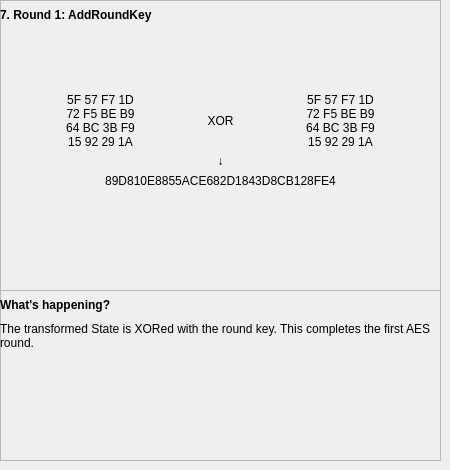
        <widget class="QWidget" name="pg_eaespg7">
         <widget class="QFrame" name="fr_eaesmn7">
          <property name="geometry">
           <rect>
            <x>0</x>
            <y>0</y>
            <width>441</width>
            <height>291</height>
           </rect>
          </property>
          <property name="frameShape">
           <enum>QFrame::StyledPanel</enum>
          </property>
          <property name="frameShadow">
           <enum>QFrame::Raised</enum>
          </property>
          <widget class="QLabel" name="lbl_eaesmn7_ark">
           <property name="geometry">
            <rect>
             <x>0</x>
             <y>0</y>
             <width>221</width>
             <height>31</height>
            </rect>
           </property>
           <property name="text">
            <string>&lt;html&gt;&lt;head/&gt;&lt;body&gt;&lt;p&gt;&lt;span style=&quot; font-size:9pt; font-weight:600;&quot;&gt;7. Round 1: AddRoundKey&lt;/span&gt;&lt;/p&gt;&lt;/body&gt;&lt;/html&gt;</string>
           </property>
           <property name="alignment">
            <set>Qt::AlignLeading|Qt::AlignLeft|Qt::AlignVCenter</set>
           </property>
          </widget>
          <widget class="QLabel" name="lbl_eaesmn7_st">
           <property name="geometry">
            <rect>
             <x>0</x>
             <y>90</y>
             <width>201</width>
             <height>61</height>
            </rect>
           </property>
           <property name="text">
            <string>5F 57 F7 1D
72 F5 BE B9
64 BC 3B F9
15 92 29 1A</string>
           </property>
           <property name="alignment">
            <set>Qt::AlignCenter</set>
           </property>
          </widget>
          <widget class="QLabel" name="lbl_eaesmn7_k">
           <property name="geometry">
            <rect>
             <x>240</x>
             <y>90</y>
             <width>201</width>
             <height>61</height>
            </rect>
           </property>
           <property name="text">
            <string>5F 57 F7 1D
72 F5 BE B9
64 BC 3B F9
15 92 29 1A</string>
           </property>
           <property name="alignment">
            <set>Qt::AlignCenter</set>
           </property>
          </widget>
          <widget class="QLabel" name="lbl_eaesmn7_xor">
           <property name="geometry">
            <rect>
             <x>200</x>
             <y>110</y>
             <width>41</width>
             <height>21</height>
            </rect>
           </property>
           <property name="text">
            <string>XOR</string>
           </property>
           <property name="alignment">
            <set>Qt::AlignCenter</set>
           </property>
          </widget>
          <widget class="QLabel" name="lbl_eaesmn7_ar">
           <property name="geometry">
            <rect>
             <x>0</x>
             <y>150</y>
             <width>441</width>
             <height>21</height>
            </rect>
           </property>
           <property name="text">
            <string>↓</string>
           </property>
           <property name="alignment">
            <set>Qt::AlignCenter</set>
           </property>
          </widget>
          <widget class="QLabel" name="lbl_eaesmn7_nst">
           <property name="geometry">
            <rect>
             <x>0</x>
             <y>170</y>
             <width>441</width>
             <height>21</height>
            </rect>
           </property>
           <property name="text">
            <string>89D810E8855ACE682D1843D8CB128FE4</string>
           </property>
           <property name="alignment">
            <set>Qt::AlignCenter</set>
           </property>
          </widget>
         </widget>
         <widget class="QFrame" name="fr_eaeswh7">
          <property name="geometry">
           <rect>
            <x>0</x>
            <y>290</y>
            <width>441</width>
            <height>171</height>
           </rect>
          </property>
          <property name="frameShape">
           <enum>QFrame::StyledPanel</enum>
          </property>
          <property name="frameShadow">
           <enum>QFrame::Raised</enum>
          </property>
          <widget class="QLabel" name="lbl_eaeswh7_ex">
           <property name="geometry">
            <rect>
             <x>0</x>
             <y>30</y>
             <width>441</width>
             <height>31</height>
            </rect>
           </property>
           <property name="text">
            <string>The transformed State is XORed with the round key. This completes the first AES round.</string>
           </property>
           <property name="wordWrap">
            <bool>true</bool>
           </property>
          </widget>
          <widget class="QLabel" name="lbl_eaeswh7_wh">
           <property name="geometry">
            <rect>
             <x>0</x>
             <y>0</y>
             <width>211</width>
             <height>31</height>
            </rect>
           </property>
           <property name="text">
            <string>&lt;html&gt;&lt;head/&gt;&lt;body&gt;&lt;p&gt;&lt;span style=&quot; font-size:9pt; font-weight:600;&quot;&gt;What's happening?&lt;/span&gt;&lt;/p&gt;&lt;/body&gt;&lt;/html&gt;</string>
           </property>
           <property name="alignment">
            <set>Qt::AlignLeading|Qt::AlignLeft|Qt::AlignVCenter</set>
           </property>
          </widget>
         </widget>
        </widget>
